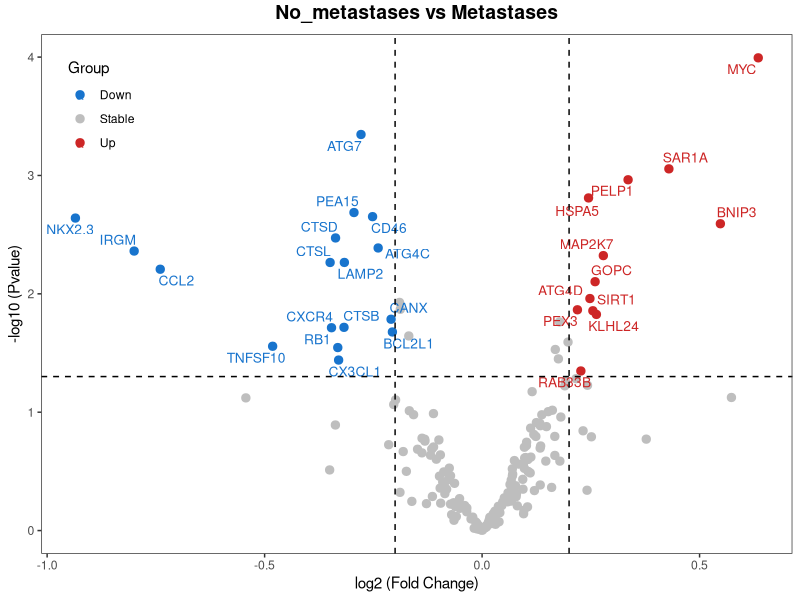

Write the R code that produced this figure.

rm(list = ls())
library(ggplot2)
library(RColorBrewer)
library(ggrepel)
library(tidyverse)

#input file
df <- read.csv("limmaTab.csv",header = T,row.names = 1)
head(df)

df$Group <- factor(ifelse(df$P.Value < 0.05 & abs(df$logFC) >= 0.2,
                          ifelse(df$logFC >= 0.2, 'Up','Down'),'Stable'))
df[1:10,1:7]

table(df$Group)
df$gene <- row.names(df)

p <- ggplot(df, aes(x = logFC, y = -log10(P.Value),,colour = Group))+
  geom_point( shape = 19, size=2.5,stroke = 0.5)+

  scale_color_manual(values=c( "#1874CD",'gray',"#CD2626"))+
  ylab('-log10 (Pvalue)')+
  xlab('log2 (Fold Change)')+
  labs(title = "No_metastases vs Metastases")+
  #The gene name of the added focus point
  geom_text_repel(
    data = df[df$P.Value < 0.05 & abs(df$logFC) > 0.2,],
    aes(label = gene),
    size = 3.5,
    segment.color = NA )+ 
  geom_vline(xintercept = c(-0.2,0.2),lty = 2, col = "black", lwd = 0.5)+
  geom_hline(yintercept = -log10(0.05), lty = 2, col = "black", lwd = 0.5)+
  theme_bw(
    base_line_size = 1  
  )+
  guides(fill = guide_legend(override.aes = list(size =3)))+
  theme_bw()+
  theme(
  axis.title.x = element_text(hjust = 0.5),
  legend.position = c(0.08, 0.86)
)


p + theme(  panel.grid.major = element_blank(),
            panel.grid.minor = element_blank(),
  plot.title = element_text(
    hjust = 0.5, 
    size = 14,   
    face = "bold", 
    vjust = 1.5
  )
)



